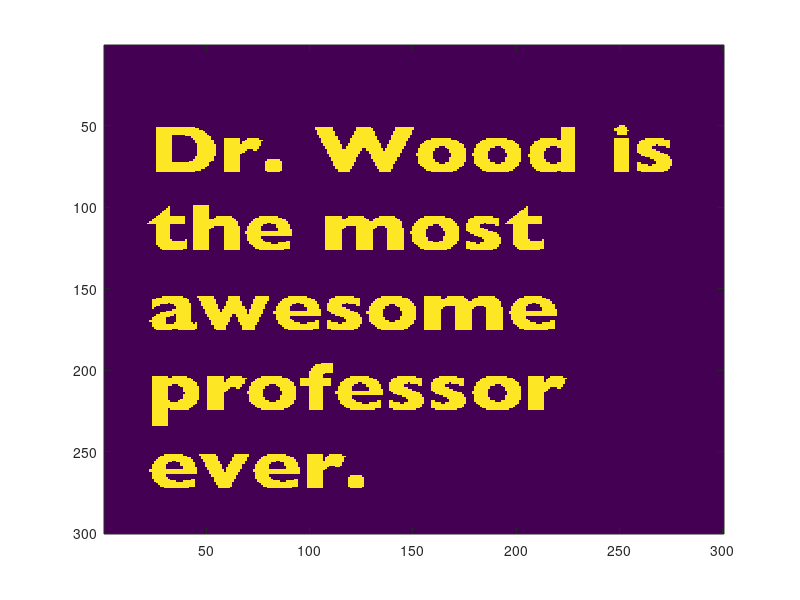
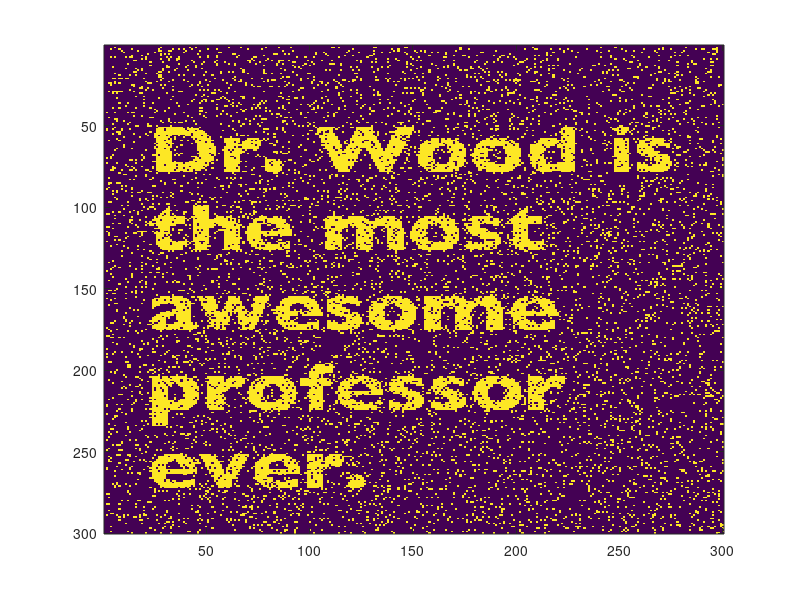

These charts were generated, in order, by the following MATLAB code: (Note: this script raises an error after producing the figures.)
function[n_pixels_wrong] = denoise_student()
%Function which you can run to test your code. To execute this code you
%will first need to fill out the functions get_parameters_student and
%local_potential_student.  It will be necessary for you to undersand this
%code in order to know how to fill out those functions.
%
% @return n_pixels_wrong : the number of wrongly classified pixels

load data.mat
figure(1)
imagesc(img)
figure(2)
imagesc(noisy_img)

[h beta eta] = get_parameters_student();

clean_img = noisy_img;

figure(3)

loops = 5;

for l = 1:loops
    for row = 1 : size(noisy_img,1)
        for col = 1 : size(noisy_img,2)
            clean_img(row, col) = local_potential_student(clean_img, noisy_img,row,col,h,beta,eta);    
        end
    end
    disp(['loop = ' num2str(l)]);
    imagesc(clean_img)
    drawnow
end

n_pixels_wrong = num_pixels_wrong(img, clean_img);